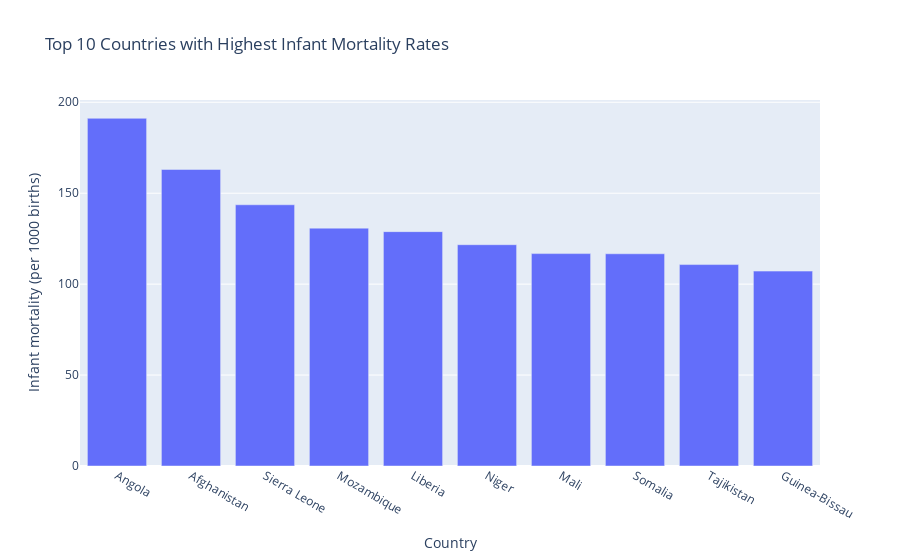

Notebook code cell kept with this figure:
### Markdown cell above
## Top 10 Countries with Highest Infant Mortality Rates

### Code cell
data_infant_morality.sort_values(by = ['Infant mortality (per 1000 births)'], inplace = True, ascending = False)
inf_mor_bar = px.bar(data_infant_morality[:10], x = 'Country', y = 'Infant mortality (per 1000 births)',title = "Top 10 Countries with Highest Infant Mortality Rates")
inf_mor_bar.show()

### Figure 1 — Plotly figure (JSON) as saved in the notebook; plotly's stock layout.template omitted (floating-point values rounded to 4 significant figures)
{"data": [{"alignmentgroup": "True", "hovertemplate": "Country=%{x}<br>Infant mortality (per 1000 births)=%{y}<extra></extra>", "legendgroup": "", "marker": {"color": "#636efa"}, "name": "", "offsetgroup": "", "orientation": "v", "showlegend": false, "textposition": "auto", "type": "bar", "x": ["Angola ", "Afghanistan ", "Sierra Leone ", "Mozambique ", "Liberia ", "Niger ", "Mali ", "Somalia ", "Tajikistan ", "Guinea-Bissau "], "xaxis": "x", "y": [191.2, 163.1, 143.6, 130.8, 128.9, 121.7, 116.8, 116.7, 110.8, 107.2], "yaxis": "y"}], "layout": {"barmode": "relative", "legend": {"tracegroupgap": 0}, "title": {"text": "Top 10 Countries with Highest Infant Mortality Rates"}, "xaxis": {"anchor": "y", "domain": [0, 1], "title": {"text": "Country"}}, "yaxis": {"anchor": "x", "domain": [0, 1], "title": {"text": "Infant mortality (per 1000 births)"}}}}
